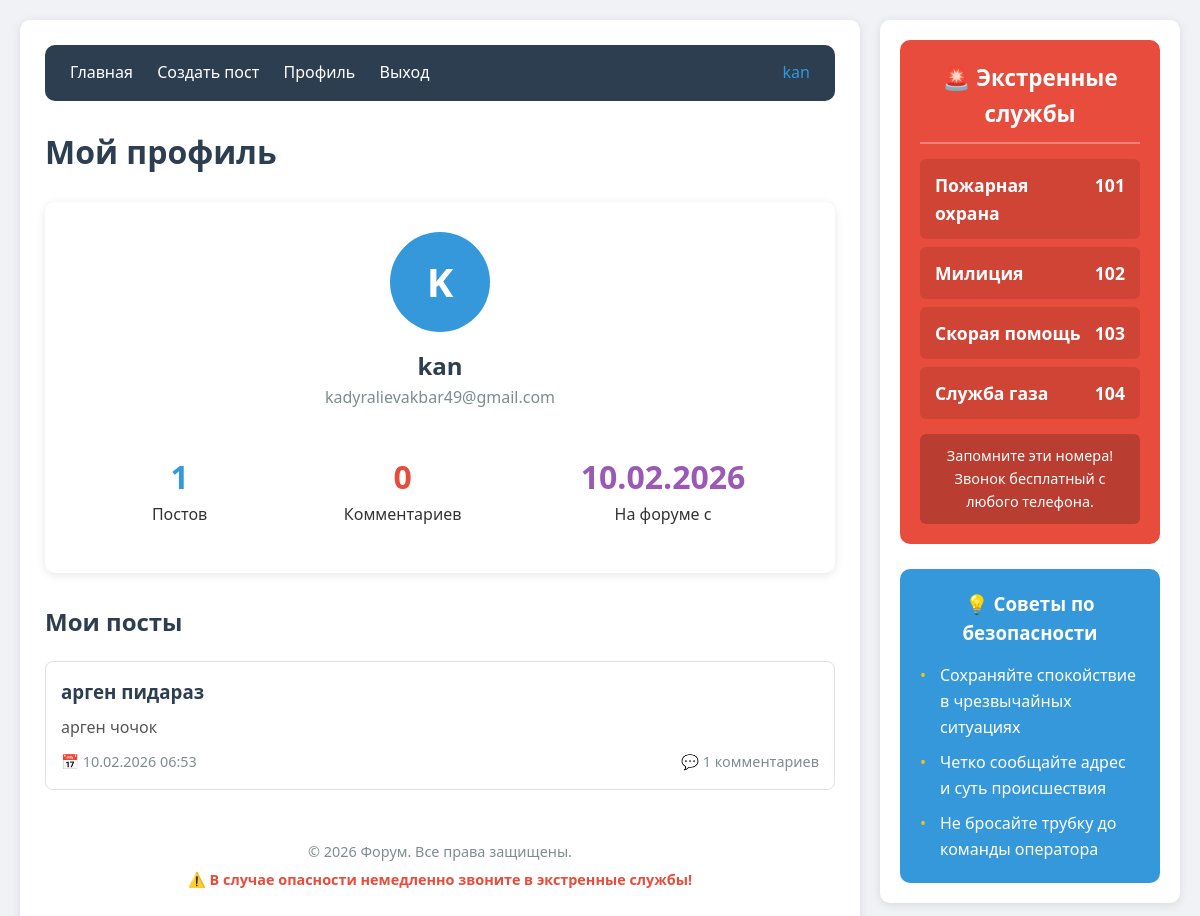
The app's page /profile (signed in) with its own data.
### main.py (models this page shows)
class User(db.Model):
    id = db.Column(db.Integer, primary_key=True)
    username = db.Column(db.String(80), unique=True, nullable=False)
    email = db.Column(db.String(120), unique=True, nullable=False)
    password = db.Column(db.String(200), nullable=False)
    posts = db.relationship('Post', backref='author', lazy=True)
    comments = db.relationship('Comment', backref='author', lazy=True)
    created_at = db.Column(db.DateTime, default=datetime.utcnow)

class Post(db.Model):
    id = db.Column(db.Integer, primary_key=True)
    title = db.Column(db.String(200), nullable=False)
    content = db.Column(db.Text, nullable=False)
    user_id = db.Column(db.Integer, db.ForeignKey('user.id'), nullable=False)
    created_at = db.Column(db.DateTime, default=datetime.utcnow)
    comments = db.relationship('Comment', backref='post', lazy=True)

### main.py (the view)
@app.route('/profile')
def profile():
    if 'user_id' not in session:
        flash('Пожалуйста, войдите в систему.')
        return redirect(url_for('login'))
    user = User.query.get(session['user_id'])
    return render_template('profile.html', user=user, emergency_services=EMERGENCY_SERVICES)

### pythonProject/templates/profile.html (shortened to what this page needs)
{% extends "base.html" %}
{% block content %}
    <h1 style="margin-bottom: 25px; color: #2c3e50;">Мой профиль</h1>
    <div style="background-color: white; padding: 30px; border-radius: 10px; box-shadow: 0 2px 10px rgba(0,0,0,0.1); margin-bottom: 30px;">
        <div style="text-align: center; margin-bottom: 25px;">
            <div style="width: 100px; height: 100px; background-color: #3498db; color: white; border-radius: 50%; display: flex; align-items: center; justify-content: center; margin: 0 auto 15px; font-size: 2.5em; font-weight: bold;">
                {% if user.username %}
                    {{ user.username[0]|upper }}
                {% else %}
                    ?
                {% endif %}
            </div>
            <h2 style="color: #2c3e50;">{{ user.username }}</h2>
            <p style="color: #7f8c8d;">{{ user.email }}</p>
        </div>
        <div style="display: flex; justify-content: space-around; text-align: center; flex-wrap: wrap;">
            <div style="padding: 15px; min-width: 120px;">
                <div style="font-size: 2em; font-weight: bold; color: #3498db;">{{ user.posts|length }}</div>
                <div>Постов</div>
            </div>
            <div style="padding: 15px; min-width: 120px;">
                <div style="font-size: 2em; font-weight: bold; color: #e74c3c;">{{ user.comments|length }}</div>
                <div>Комментариев</div>
            </div>
            <div style="padding: 15px; min-width: 120px;">
                <div style="font-size: 2em; font-weight: bold; color: #9b59b6;">{{ user.created_at.strftime('%d.%m.%Y') }}</div>
                <div>На форуме с</div>
            </div>
        </div>
    </div>
    <h2 style="margin-bottom: 20px; color: #2c3e50;">Мои посты</h2>
    {% if user.posts %}
        {% for post in user.posts|sort(attribute='created_at', reverse=true) %}
            <div style="border: 1px solid #e0e0e0; padding: 15px; margin-bottom: 15px; border-radius: 8px; background-color: white;">
                <h3 style="margin-bottom: 8px;">
                    <a href="{{ url_for('view_post', post_id=post.id) }}" style="color: #2c3e50; text-decoration: none;">
                        {{ post.title }}
                    </a>
                </h3>
                <p style="color: #555; margin-bottom: 10px;">{{ post.content[:180] }}{% if post.content|length > 180 %}...{% endif %}</p>
                <div style="color: #7f8c8d; font-size: 0.9em; display: flex; justify-content: space-between;">
                    <span>📅 {{ post.created_at.strftime('%d.%m.%Y %H:%M') }}</span>
                    <span>💬 {{ post.comments|length }} комментариев</span>
                </div>
            </div>
        {% endfor %}
    {% endif %}
{% endblock %}

### pythonProject/templates/base.html (shortened to what this page needs)
<!DOCTYPE html>
<html lang="ru">
<head>
</head>
<body>
    <div class="container">
        <div class="main-content">
            <nav>
                <a href="{{ url_for('index') }}">Главная</a>
                {% if session.username %}
                    <a href="{{ url_for('create_post') }}">Создать пост</a>
                    <a href="{{ url_for('profile') }}">Профиль</a>
                    <a href="{{ url_for('logout') }}">Выход</a>
                    <span style="float: right; color: #3498db;">
                        {{ session.username }}
                    </span>
                {% else %}
                    <a href="{{ url_for('login') }}">Вход</a>
                    <a href="{{ url_for('register') }}">Регистрация</a>
                {% endif %}
            </nav>
            {% block content %}{% endblock %}
            <footer>
                <p>© 2026 Форум. Все права защищены.</p>
                <p style="margin-top: 5px; color: #e74c3c; font-weight: bold;">
                    ⚠️ В случае опасности немедленно звоните в экстренные службы!
                </p>
            </footer>
        </div>
        <div class="sidebar">
            <div class="emergency-block">
                <h3>🚨 Экстренные службы</h3>
                <ul class="emergency-services">
                    {% for service in emergency_services %}
                    <li>
                        <span>{{ service.name }}</span>
                        <span>{{ service.phone }}</span>
                    </li>
                    {% endfor %}
                </ul>
                <p style="margin-top: 15px; text-align: center; font-size: 0.9em; background-color: rgba(0,0,0,0.2); padding: 10px; border-radius: 6px;">
                    Запомните эти номера!<br>Звонок бесплатный с любого телефона.
                </p>
            </div>
            <div style="background-color: #3498db; color: white; padding: 20px; border-radius: 10px;">
                <h3 style="margin-bottom: 15px; text-align: center;">💡 Советы по безопасности</h3>
                <ul style="list-style: none; padding-left: 0;">
                    <li style="margin-bottom: 10px; padding-left: 20px; position: relative;">
                        <span style="position: absolute; left: 0; color: #f1c40f;">•</span>
                        Сохраняйте спокойствие в чрезвычайных ситуациях
                    </li>
                    <li style="margin-bottom: 10px; padding-left: 20px; position: relative;">
                        <span style="position: absolute; left: 0; color: #f1c40f;">•</span>
                        Четко сообщайте адрес и суть происшествия
                    </li>
                    <li style="padding-left: 20px; position: relative;">
                        <span style="position: absolute; left: 0; color: #f1c40f;">•</span>
                        Не бросайте трубку до команды оператора
                    </li>
                </ul>
            </div>
        </div>
    </div>
</body>
</html>

### pythonProject/templates/base.html (style rules this page uses)
* { margin: 0; padding: 0; box-sizing: border-box; }
body { font-family: 'Segoe UI', Tahoma, Geneva, Verdana, sans-serif; line-height: 1.6; background-color: #f0f2f5; color: #333; }
.container { max-width: 1200px; margin: 0 auto; display: flex; gap: 20px; padding: 20px; }
.main-content { flex: 1; background-color: white; padding: 25px; border-radius: 10px; box-shadow: 0 2px 10px rgba(0,0,0,0.1); }
.sidebar { width: 300px; background-color: white; padding: 20px; border-radius: 10px; box-shadow: 0 2px 10px rgba(0,0,0,0.1); align-self: flex-start; position: sticky; top: 20px; }
nav { background-color: #2c3e50; padding: 15px 25px; border-radius: 10px; margin-bottom: 25px; }
nav a { color: white; text-decoration: none; margin-right: 20px; font-weight: 500; transition: opacity 0.3s; }
.emergency-block { background-color: #e74c3c; color: white; padding: 20px; border-radius: 10px; margin-bottom: 25px; }
.emergency-block h3 { margin-bottom: 15px; text-align: center; font-size: 1.4em; border-bottom: 2px solid rgba(255,255,255,0.3); padding-bottom: 10px; }
.emergency-services { list-style: none; }
.emergency-services li { padding: 12px 15px; background-color: rgba(0,0,0,0.1); margin-bottom: 8px; border-radius: 6px; display: flex; justify-content: space-between; font-weight: bold; font-size: 1.1em; }
footer { text-align: center; margin-top: 30px; padding: 20px; color: #7f8c8d; font-size: 0.9em; }

### records on screen
User: username "kan", username "K", email "kadyralievakbar49@gmail.com", created_at "10.02.2026"
Post: title "арген пидараз", content "арген чочок", created_at "10.02.2026 06:53", comments|length "1"

### other values on screen
{{ user.posts|length }} "1"
{{ user.comments|length }} "0"
{{ service.name }} "Пожарная охрана" "Милиция" "Скорая помощь" "Служба газа"
{{ service.phone }} "101" "102" "103" "104"
